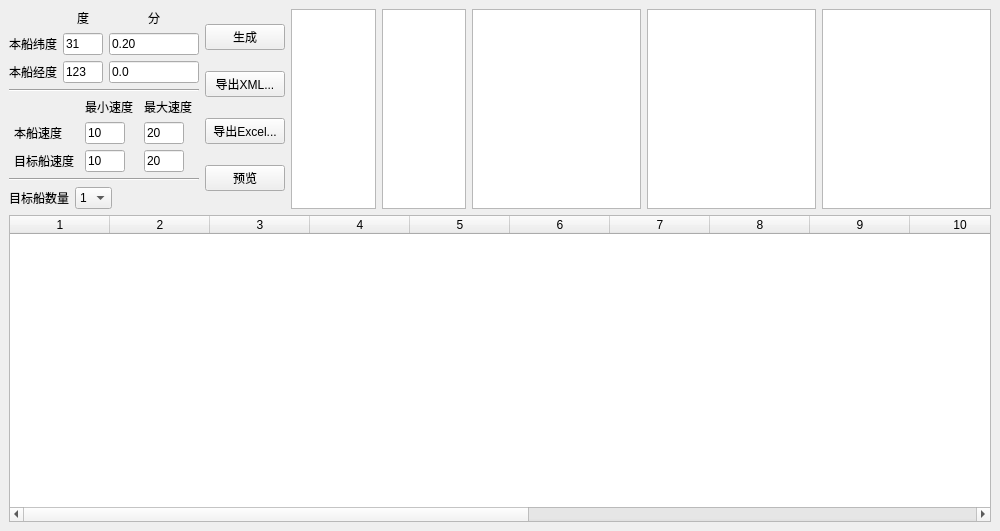
<?xml version="1.0" encoding="UTF-8"?>
<ui version="4.0">
 <class>MainWindow</class>
 <widget class="QMainWindow" name="MainWindow">
  <property name="geometry">
   <rect>
    <x>0</x>
    <y>0</y>
    <width>1000</width>
    <height>531</height>
   </rect>
  </property>
  <property name="windowTitle">
   <string>MainWindow</string>
  </property>
  <widget class="QWidget" name="centralwidget">
   <layout class="QVBoxLayout" name="verticalLayout_4" stretch="0,1">
    <item>
     <layout class="QHBoxLayout" name="horizontalLayout_3" stretch="0,0,1">
      <item>
       <layout class="QVBoxLayout" name="verticalLayout_3">
        <item>
         <layout class="QGridLayout" name="gridLayout" columnstretch="0,0,1">
          <property name="sizeConstraint">
           <enum>QLayout::SetDefaultConstraint</enum>
          </property>
          <item row="0" column="1">
           <widget class="QLabel" name="label_5">
            <property name="sizePolicy">
             <sizepolicy hsizetype="Preferred" vsizetype="Fixed">
              <horstretch>0</horstretch>
              <verstretch>0</verstretch>
             </sizepolicy>
            </property>
            <property name="text">
             <string>度</string>
            </property>
            <property name="alignment">
             <set>Qt::AlignCenter</set>
            </property>
           </widget>
          </item>
          <item row="0" column="2">
           <widget class="QLabel" name="label_6">
            <property name="sizePolicy">
             <sizepolicy hsizetype="Preferred" vsizetype="Fixed">
              <horstretch>0</horstretch>
              <verstretch>0</verstretch>
             </sizepolicy>
            </property>
            <property name="text">
             <string>分</string>
            </property>
            <property name="alignment">
             <set>Qt::AlignCenter</set>
            </property>
           </widget>
          </item>
          <item row="1" column="0">
           <widget class="QLabel" name="label">
            <property name="sizePolicy">
             <sizepolicy hsizetype="Fixed" vsizetype="Fixed">
              <horstretch>0</horstretch>
              <verstretch>0</verstretch>
             </sizepolicy>
            </property>
            <property name="text">
             <string>本船纬度</string>
            </property>
           </widget>
          </item>
          <item row="1" column="1">
           <widget class="QLineEdit" name="lineEditOLatDeg">
            <property name="sizePolicy">
             <sizepolicy hsizetype="Fixed" vsizetype="Fixed">
              <horstretch>0</horstretch>
              <verstretch>0</verstretch>
             </sizepolicy>
            </property>
            <property name="maximumSize">
             <size>
              <width>40</width>
              <height>16777215</height>
             </size>
            </property>
            <property name="text">
             <string>31</string>
            </property>
           </widget>
          </item>
          <item row="1" column="2">
           <widget class="QLineEdit" name="lineEditOLatMin">
            <property name="sizePolicy">
             <sizepolicy hsizetype="Fixed" vsizetype="Fixed">
              <horstretch>0</horstretch>
              <verstretch>0</verstretch>
             </sizepolicy>
            </property>
            <property name="maximumSize">
             <size>
              <width>90</width>
              <height>16777215</height>
             </size>
            </property>
            <property name="text">
             <string>0.20</string>
            </property>
           </widget>
          </item>
          <item row="2" column="2">
           <widget class="QLineEdit" name="lineEditOLonMin">
            <property name="sizePolicy">
             <sizepolicy hsizetype="Fixed" vsizetype="Fixed">
              <horstretch>0</horstretch>
              <verstretch>0</verstretch>
             </sizepolicy>
            </property>
            <property name="maximumSize">
             <size>
              <width>90</width>
              <height>16777215</height>
             </size>
            </property>
            <property name="text">
             <string>0.0</string>
            </property>
           </widget>
          </item>
          <item row="2" column="0">
           <widget class="QLabel" name="label_2">
            <property name="sizePolicy">
             <sizepolicy hsizetype="Fixed" vsizetype="Fixed">
              <horstretch>0</horstretch>
              <verstretch>0</verstretch>
             </sizepolicy>
            </property>
            <property name="text">
             <string>本船经度</string>
            </property>
           </widget>
          </item>
          <item row="2" column="1">
           <widget class="QLineEdit" name="lineEditOLonDeg">
            <property name="sizePolicy">
             <sizepolicy hsizetype="Fixed" vsizetype="Fixed">
              <horstretch>0</horstretch>
              <verstretch>0</verstretch>
             </sizepolicy>
            </property>
            <property name="maximumSize">
             <size>
              <width>40</width>
              <height>16777215</height>
             </size>
            </property>
            <property name="text">
             <string>123</string>
            </property>
           </widget>
          </item>
         </layout>
        </item>
        <item>
         <widget class="Line" name="line">
          <property name="orientation">
           <enum>Qt::Horizontal</enum>
          </property>
         </widget>
        </item>
        <item>
         <layout class="QGridLayout" name="gridLayout_2">
          <item row="1" column="0">
           <widget class="QLabel" name="label_4">
            <property name="sizePolicy">
             <sizepolicy hsizetype="Fixed" vsizetype="Preferred">
              <horstretch>0</horstretch>
              <verstretch>0</verstretch>
             </sizepolicy>
            </property>
            <property name="text">
             <string>本船速度</string>
            </property>
           </widget>
          </item>
          <item row="1" column="1">
           <widget class="QLineEdit" name="lineEditOSogMin">
            <property name="sizePolicy">
             <sizepolicy hsizetype="Fixed" vsizetype="Fixed">
              <horstretch>0</horstretch>
              <verstretch>0</verstretch>
             </sizepolicy>
            </property>
            <property name="minimumSize">
             <size>
              <width>3</width>
              <height>0</height>
             </size>
            </property>
            <property name="maximumSize">
             <size>
              <width>40</width>
              <height>16777215</height>
             </size>
            </property>
            <property name="text">
             <string>10</string>
            </property>
           </widget>
          </item>
          <item row="1" column="2">
           <widget class="QLineEdit" name="lineEditOSogMax">
            <property name="sizePolicy">
             <sizepolicy hsizetype="Fixed" vsizetype="Fixed">
              <horstretch>0</horstretch>
              <verstretch>0</verstretch>
             </sizepolicy>
            </property>
            <property name="maximumSize">
             <size>
              <width>40</width>
              <height>16777215</height>
             </size>
            </property>
            <property name="text">
             <string>20</string>
            </property>
           </widget>
          </item>
          <item row="2" column="0">
           <widget class="QLabel" name="label_7">
            <property name="sizePolicy">
             <sizepolicy hsizetype="Fixed" vsizetype="Preferred">
              <horstretch>0</horstretch>
              <verstretch>0</verstretch>
             </sizepolicy>
            </property>
            <property name="text">
             <string>目标船速度</string>
            </property>
           </widget>
          </item>
          <item row="2" column="1">
           <widget class="QLineEdit" name="lineEditTSogMin">
            <property name="sizePolicy">
             <sizepolicy hsizetype="Fixed" vsizetype="Fixed">
              <horstretch>0</horstretch>
              <verstretch>0</verstretch>
             </sizepolicy>
            </property>
            <property name="maximumSize">
             <size>
              <width>40</width>
              <height>16777215</height>
             </size>
            </property>
            <property name="text">
             <string>10</string>
            </property>
           </widget>
          </item>
          <item row="2" column="2">
           <widget class="QLineEdit" name="lineEditTSogMax">
            <property name="sizePolicy">
             <sizepolicy hsizetype="Fixed" vsizetype="Fixed">
              <horstretch>0</horstretch>
              <verstretch>0</verstretch>
             </sizepolicy>
            </property>
            <property name="maximumSize">
             <size>
              <width>40</width>
              <height>16777215</height>
             </size>
            </property>
            <property name="text">
             <string>20</string>
            </property>
           </widget>
          </item>
          <item row="0" column="1">
           <widget class="QLabel" name="label_8">
            <property name="text">
             <string>最小速度</string>
            </property>
           </widget>
          </item>
          <item row="0" column="2">
           <widget class="QLabel" name="label_9">
            <property name="text">
             <string>最大速度</string>
            </property>
           </widget>
          </item>
         </layout>
        </item>
        <item>
         <widget class="Line" name="line_2">
          <property name="orientation">
           <enum>Qt::Horizontal</enum>
          </property>
         </widget>
        </item>
        <item>
         <layout class="QHBoxLayout" name="horizontalLayout_2" stretch="0,0,0">
          <item>
           <widget class="QLabel" name="label_3">
            <property name="sizePolicy">
             <sizepolicy hsizetype="Preferred" vsizetype="Preferred">
              <horstretch>0</horstretch>
              <verstretch>0</verstretch>
             </sizepolicy>
            </property>
            <property name="text">
             <string>目标船数量</string>
            </property>
           </widget>
          </item>
          <item>
           <widget class="QComboBox" name="comboBoxTargetNum">
            <property name="sizePolicy">
             <sizepolicy hsizetype="Preferred" vsizetype="Fixed">
              <horstretch>0</horstretch>
              <verstretch>0</verstretch>
             </sizepolicy>
            </property>
            <property name="currentText">
             <string>1</string>
            </property>
            <item>
             <property name="text">
              <string>1</string>
             </property>
            </item>
            <item>
             <property name="text">
              <string>2</string>
             </property>
            </item>
            <item>
             <property name="text">
              <string>3</string>
             </property>
            </item>
            <item>
             <property name="text">
              <string>4</string>
             </property>
            </item>
           </widget>
          </item>
          <item>
           <spacer name="horizontalSpacer">
            <property name="orientation">
             <enum>Qt::Horizontal</enum>
            </property>
            <property name="sizeHint" stdset="0">
             <size>
              <width>40</width>
              <height>20</height>
             </size>
            </property>
           </spacer>
          </item>
         </layout>
        </item>
       </layout>
      </item>
      <item>
       <layout class="QVBoxLayout" name="verticalLayout">
        <item>
         <widget class="QPushButton" name="pushButtonGen">
          <property name="text">
           <string>生成</string>
          </property>
         </widget>
        </item>
        <item>
         <widget class="QPushButton" name="pushButtonExport">
          <property name="text">
           <string>导出XML...</string>
          </property>
         </widget>
        </item>
        <item>
         <widget class="QPushButton" name="pushButtonExportCsv">
          <property name="text">
           <string>导出Excel...</string>
          </property>
         </widget>
        </item>
        <item>
         <widget class="QPushButton" name="pushButtonView">
          <property name="text">
           <string>预览</string>
          </property>
         </widget>
        </item>
       </layout>
      </item>
      <item>
       <layout class="QHBoxLayout" name="horizontalLayout" stretch="1,1,2,2,2">
        <item>
         <widget class="QTableWidget" name="tableWidgetV">
          <property name="sizePolicy">
           <sizepolicy hsizetype="Expanding" vsizetype="Expanding">
            <horstretch>0</horstretch>
            <verstretch>0</verstretch>
           </sizepolicy>
          </property>
          <property name="maximumSize">
           <size>
            <width>16777215</width>
            <height>16777215</height>
           </size>
          </property>
         </widget>
        </item>
        <item>
         <widget class="QTableWidget" name="tableWidgetS">
          <property name="maximumSize">
           <size>
            <width>16777215</width>
            <height>16777215</height>
           </size>
          </property>
         </widget>
        </item>
        <item>
         <widget class="QTableWidget" name="tableWidgetO">
          <property name="maximumSize">
           <size>
            <width>16777215</width>
            <height>16777215</height>
           </size>
          </property>
         </widget>
        </item>
        <item>
         <widget class="QTableWidget" name="tableWidgetM">
          <property name="maximumSize">
           <size>
            <width>16777215</width>
            <height>16777215</height>
           </size>
          </property>
         </widget>
        </item>
        <item>
         <widget class="QTableWidget" name="tableWidgetT">
          <property name="maximumSize">
           <size>
            <width>16777215</width>
            <height>16777215</height>
           </size>
          </property>
         </widget>
        </item>
       </layout>
      </item>
     </layout>
    </item>
    <item>
     <layout class="QVBoxLayout" name="verticalLayout_2">
      <item>
       <widget class="QTableWidget" name="tableWidgetData">
        <property name="columnCount">
         <number>17</number>
        </property>
        <column/>
        <column/>
        <column/>
        <column/>
        <column/>
        <column/>
        <column/>
        <column/>
        <column/>
        <column/>
        <column/>
        <column/>
        <column/>
        <column/>
        <column/>
        <column/>
        <column/>
       </widget>
      </item>
     </layout>
    </item>
   </layout>
   <zorder>layoutWidget</zorder>
   <zorder>layoutWidget</zorder>
   <zorder>layoutWidget</zorder>
   <zorder>label_3</zorder>
   <zorder>comboBoxTargetNum</zorder>
   <zorder>layoutWidget</zorder>
   <zorder>tableWidgetData</zorder>
  </widget>
 </widget>
 <resources/>
 <connections/>
</ui>
